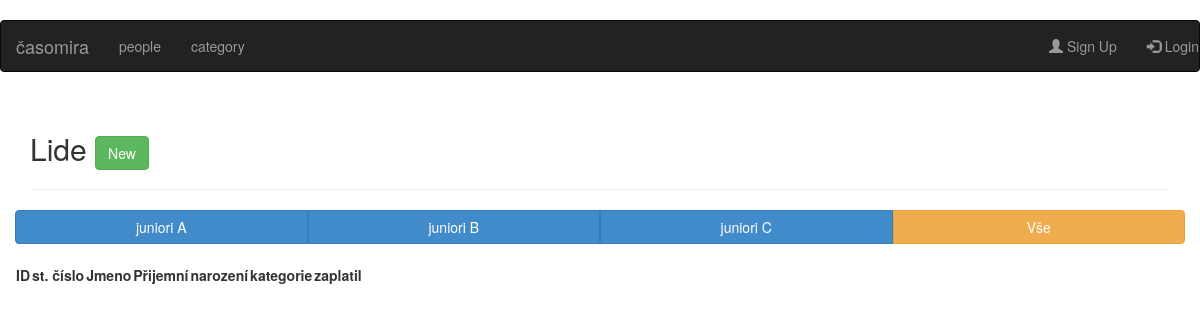
Before: /people/category/2 with the older database file.
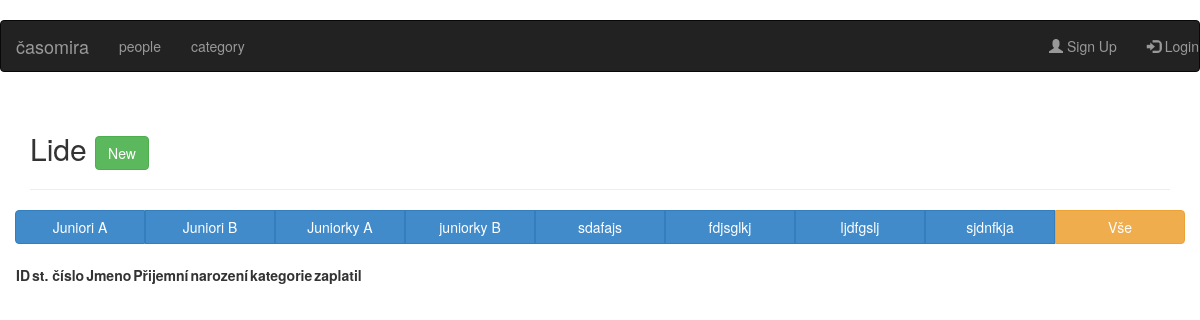
After: the same page with the newer database file.
### tables this page shows
CREATE TABLE category (
  id integer primary key autoincrement,
  name VARCHAR not null,
  laps INTEGER
);

### main.py (the view)
@app.route('/people/category/<int:category_id>',methods=['GET', 'POST'])
def people_category_show(category_id):
    cur = g.db.execute('SELECT p.id, p.startNumber, p.nameFirst, p.nameLast, strftime("%Y-%m-%d",p.birth), c.name as category, p.pay FROM people AS p JOIN category AS c ON p.categoryId = c.id WHERE (p.categoryId) = (?);', str(category_id))
    peoples = [dict(id=row[0], startNumber=row[1], nameFirst=row[2], nameLast=row[3], bith=row[4], category=row[5],pay=row[6]) for row in cur.fetchall()]
    cur = g.db.execute('SELECT * FROM category')
    categorys = [dict(id=row[0], name=row[1]) for row in cur.fetchall()]
    return render_template('people_show.html', peoples=peoples, categorys=categorys)

### main.py (called while the page is built)
def connect_db():
    return sqlite3.connect(app.config['DATABASE'])

@app.before_request
def before_request():
    g.db = connect_db()

@app.teardown_request
def teardown_request(exception):
    db = getattr(g, 'db', None)
    if db is not None:
        db.close()

### templates/people_show.html (shortened to what this page needs)
{% extends "layout.html" %}
{% block title %}
  <h2>Lide <a href="{{ url_for('people_add') }}" class="btn btn-success">New</a></h2>
{% endblock %}
{% block body %}
  <div class="row">
    <div class="btn-group btn-group-justified">
        {% for category in categorys %}
            <a href="{{ url_for('people_category_show', category_id=category['id']) }}" class="btn btn-primary">{{ category['name'] }}</a>
        {% endfor %}
        <a href="{{ url_for('people_show') }}" class="btn btn-warning">Vše</a>
    </div>
<br>
  </div>
  <div class="row">
      <table id="table_people" class="display">
        <thead>
            <tr>
                <th>ID</th>
                <th>st. číslo</th>
                <th>Jmeno</th>
                <th>Přijemní</th>
                <th>narození</th>
                <th>kategorie</th>
                <th>zaplatil</th>
                <th></th>
            </tr>
        </thead>
</table>
  </div>
{% endblock body %}

### templates/layout.html (shortened to what this page needs)
<!doctype html>
<html>
<head>
  <link rel="stylesheet" type="text/css" href="{{ url_for('static', filename='css/bootstrap.min.css') }}">
  <link rel="stylesheet" type="text/css" href="{{ url_for('static', filename='css/style.css') }}">
  <link rel="stylesheet" type="text/css" href="{{ url_for('static', filename='css/jquery.dataTables.min.css') }}">
<link rel="stylesheet" type="text/css" href="https://cdn.datatables.net/r/bs-3.3.5/jq-2.1.4,dt-1.10.8/datatables.min.css">
</head>
<body>
   <nav class="navbar navbar-inverse">
      <div class="container-fluid">
        <div class="navbar-header">
          <a class="navbar-brand" href="#">časomira</a>
        </div>
        <ul class="nav navbar-nav">
            <li><a href="{{ url_for('people_show') }}">people</a></li>
            <li><a href="{{ url_for('category_show') }}">category</a></li>
        </ul>
        <ul class="nav navbar-nav navbar-right">
          <li><a href="#"><span class="glyphicon glyphicon-user"></span> Sign Up</a></li>
          <li><a href="#"><span class="glyphicon glyphicon-log-in"></span> Login</a></li>
        </ul>
      </div>
    </nav>
   <div class="container">
  <div class="page-header">
    {% block title %}{% endblock %}
  </div>
  {% block body %}{% endblock %}
</div>
</body>
</html>

### static/css/style.css (style rules this page uses)
body { padding: 20px 0px; }

Changed rows visible on the page:
changed category: name "juniori A" → "Juniori A"
changed category: name "juniori B" → "Juniori B"
changed category: name "juniori C" → "Juniorky A"
added category: name "juniorky B"
added category: name "sdafajs"
added category: name "fdjsglkj"
added category: name "ljdfgslj"
added category: name "sjdnfkja"
